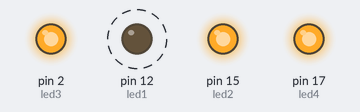
This sketch was run on a simulated Arduino Uno, built with avr-gcc and run on an emulated ATmega328P. Shown: output pins drawn as LEDs (lit = HIGH). Dashed ring = blinking.

Above: at 0.02 s.
Timing chart, 0 to 3.0 s (numbered marks = the images above):
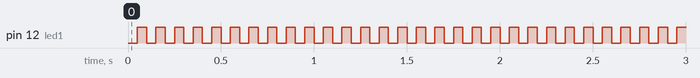

The sketch:

fuction_2.ino
```cpp
int led1 = 12;
int led2 = 15;
int led3 = 2;
int led4 = 17;

void setup() {
  pinMode(led1 , OUTPUT);
  pinMode(led2 , OUTPUT);
  pinMode(led3 , OUTPUT);
  pinMode(led4 , OUTPUT);
  digitalWrite(led1 , HIGH);
  digitalWrite(led2 , HIGH);
  digitalWrite(led3 , HIGH);
  digitalWrite(led4 , HIGH);

}

void loop() {
  bling(50);

}

void bling(int val){
  digitalWrite(led1 , LOW);
  delay(val);
  digitalWrite(led1 , HIGH);
  delay(val);

}
```

Measured:
- by itself, pin 12 (led1): alternates HIGH for 0.05 s and LOW for 0.05 s
